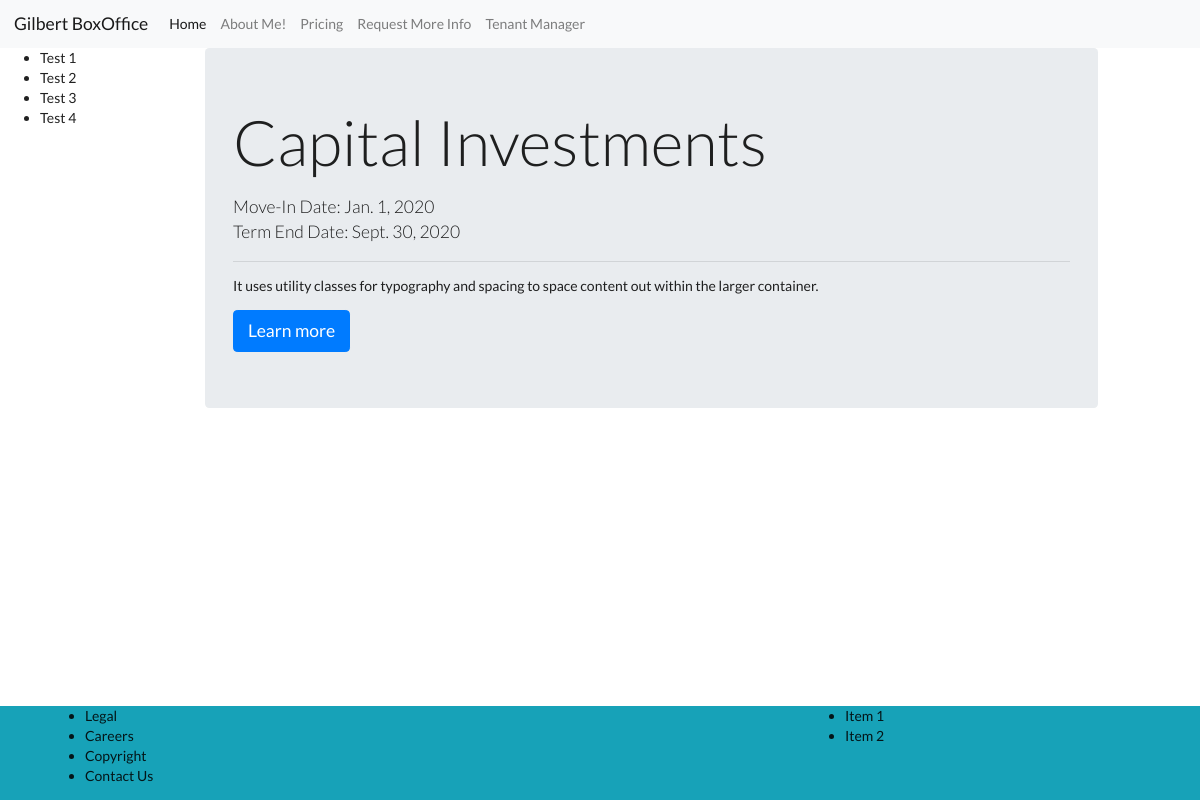
Screenshot of /tenantManager/2 with the database file from the repository.
### tenantManager/models.py (models this page shows, shortened)
class Tenant(models.Model):
	name = models.CharField(max_length=100)
	move_in_date = models.DateField()
	term_end_date = models.DateField()
	office_number = models.ForeignKey(Suite, on_delete = models.CASCADE)

### tenantManager/views.py (the view)
# urls.py: path('<pk>',views.TenantDetailView.as_view(),name='detail')
class TenantDetailView(DetailView):
	model = models.Tenant
	template_name = 'tenantManager/templates/tenant_detail.html'
	context_name = 'tenant_detail'

### templates/tenantManager/templates/tenant_detail.html
{% extends "base.html" %}
{% block body_block %}
	<div class="jumbotron">
		<h1 class="display-3">{{ tenant.name }}</h1>
		<p class="lead">Move-In Date: {{ tenant.move_in_date }}<br>
						Term End Date: {{ tenant.term_end_date }}
		</p>
		<hr class="m-y-md">
		<p>It uses utility classes for typography and spacing to space content out within the larger container.</p>
		<p class="lead">
			<a class="btn btn-primary btn-lg" href="#" role="button">Learn more</a>
		</p>
	</div>
{% endblock body_block %}

### rows the page displays
Tenant: name "Capital Investments", move_in_date "Jan. 1, 2020", term_end_date "Sept. 30, 2020"
